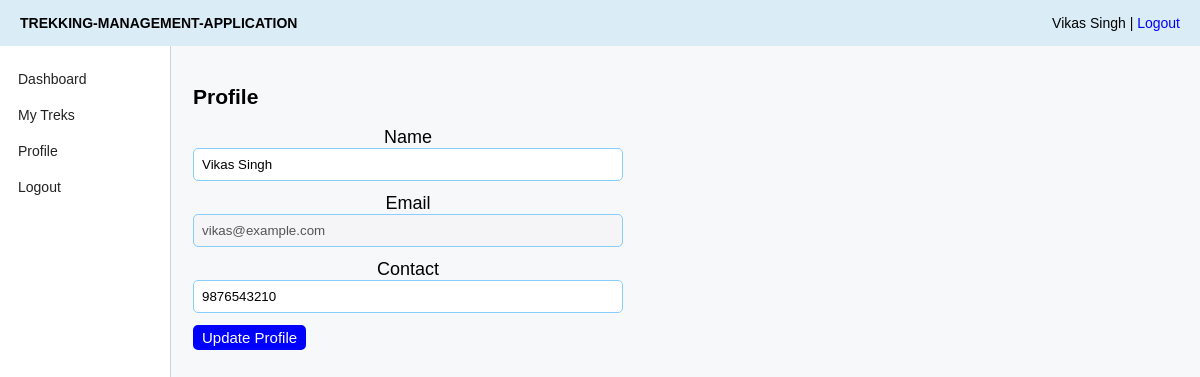
The app's page /profile (signed in), older data.
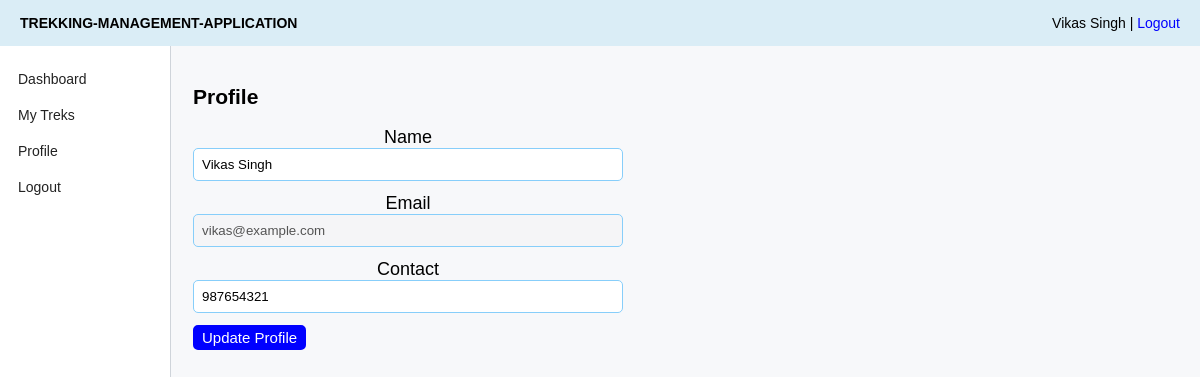
The same page, newer data.
### application/models.py (models this page shows)
class User(db.Model):
    __tablename__ = "users"
    id = db.Column(db.Integer, primary_key=True)
    name = db.Column(db.String(100), nullable=False)
    email = db.Column(db.String(100), unique = True, nullable=False)
    password = db.Column(db.String(40), nullable=False)
    role = db.Column(db.String(100), nullable=False)
    contact = db.Column(db.String(20))
    approved= db.Column(db.Boolean, default=True)
    blacklisted=db.Column(db.Boolean, default=False)
    bookings = db.relationship('Booking', backref = 'user', lazy = True)
    assigned_treks = db.relationship('Trek', backref = 'user', lazy = True)

### application/controllers.py (the view)
@app.route("/profile", methods=["GET", "POST"])
def profile():
    if not session.get("user_id"):
        return redirect("/login")
    user=User.query.get_or_404(session.get("user_id"))
    if request.method == "POST":
        user.name = request.form.get("name")
        user.contact=request.form.get("contact")
        session["name"]=user.name
        db.session.commit()
        return redirect("/profile")
    return render_template("profile.html", user=user)

### templates/profile.html
{% extends "base.html" %}
{% block content %}
<h2>Profile</h2>
<form method="post" style="max-width: 430px;">
    <div class="field"><label>Name</label><input name="name" value="{{ user.name }}"></div>
    <div class="field"><label>Email</label><input value="{{ user.email }}" disabled></div>
    <div class="field"><label>Contact</label><input name="contact" value="{{ user.contact or '' }}"></div>
    <button>Update Profile</button>
</form>
{% endblock %}

### templates/base.html (shortened to what this page needs)
<!DOCTYPE html>
<html lang="en">
<head>
    <link rel="stylesheet" href="{{ url_for('static', filename='style.css') }}">
</head>
<body>
    <div class="topbar">
        <b>TREKKING-MANAGEMENT-APPLICATION</b>
        {% if session.get('user_id') %}
            <span>{{ session.get('name') }} | <a href="{{ url_for('logout') }}">Logout</a></span>
        {% endif %}
    </div>
    {% if session.get('user_id') %}
    <div class="app">
        <div class="sidebar">
            {% if session.get('role')== "Admin" %}
                <a href="{{ url_for('admin_dashboard') }}">Dashboard</a>
                <a href="{{ url_for('admin_treks') }}">Treks</a>
                <a href="{{ url_for('admin_staff') }}">Staff</a>
                <a href="{{ url_for('admin_users') }}">Users</a>
                <a href="{{ url_for('admin_bookings') }}">Bookings</a>
            {% elif session.get('role')== "staff" %}
                <a href="{{ url_for('staff_dashboard') }}">Dashboard</a>
                <a href="{{ url_for('staff_dashboard') }}">My Treks</a>
                <a href="{{ url_for('profile') }}">Profile</a>
            {% else %}
                <a href="{{ url_for('user_dashboard') }}">Dashboard</a>
                <a href="{{ url_for('user_dashboard') }}">Browse Trek</a>
                <a href="{{ url_for('my_bookings') }}">My Bookings</a>
                <a href="{{ url_for('history') }}">History</a>
                <a href="{{ url_for('profile') }}">Profile</a>
            {% endif %}
            <a href="url_for('logout')">Logout</a>
        </div>
        <div class="content">
            {% block content %} {% endblock %}
        </div>
    </div>
    {% else %}
        {% block public_content %}{% endblock %}
    {% endif %}
</body>
</html>

### static/style.css (style rules this page uses)
.topbar { height: 46px;border-bottom: 2px grey;background-color: rgb(218, 237, 246); display: flex;justify-content: space-between;align-items: center;padding:0 20px; }
a { color: blue; text-decoration:solid; }
.field { margin-bottom: 12px; text-align: center; font-size: large; }
button, .btn { display:inline-block; border: solid blue; background: blue; color: white; border-radius: 5px; cursor: pointer; font-size: 15px; }
input, select, textarea { width: 100%; padding: 8px; border: 1px solid lightskyblue; border-radius: 5px; box-sizing: border-box; }
.app { display: flex; min-height: calc(100vh - 49px); }
.sidebar { width: 170px; background: white; border-right: 1px solid #cfd4da; padding: 15px 0; }
.sidebar a { display: block; padding: 10px 18px; color: #222; }
.content { flex: 1; padding: 22px; }
body { font-family: Arial, sans-serif; background: #f7f8fa; margin: 0; font-size: 14px; }

Row changes from the older to the newer data that the page shows:
changed User "Vikas Singh": contact "9876543210" → "987654321"
